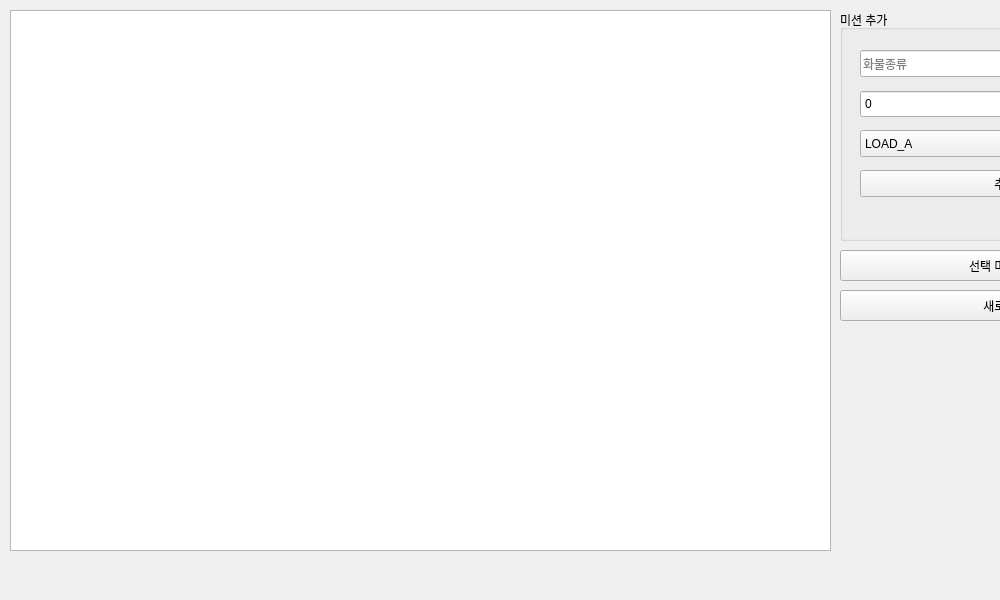
<?xml version="1.0" encoding="UTF-8"?>
<ui version="4.0">
 <class>Form</class>
 <widget class="QWidget" name="Form">
  <property name="geometry">
   <rect>
    <x>0</x>
    <y>0</y>
    <width>1000</width>
    <height>600</height>
   </rect>
  </property>
  <property name="windowTitle">
   <string>Mission Management</string>
  </property>
  <widget class="QTableWidget" name="tablewidget">
   <property name="geometry">
    <rect>
     <x>10</x>
     <y>10</y>
     <width>821</width>
     <height>541</height>
    </rect>
   </property>
  </widget>
  <widget class="QGroupBox" name="groupbox_add_mission">
   <property name="geometry">
    <rect>
     <x>840</x>
     <y>10</y>
     <width>331</width>
     <height>231</height>
    </rect>
   </property>
   <property name="title">
    <string>미션 추가</string>
   </property>
   <widget class="QLineEdit" name="lineedit_type">
    <property name="geometry">
     <rect>
      <x>20</x>
      <y>40</y>
      <width>291</width>
      <height>27</height>
     </rect>
    </property>
    <property name="text">
     <string/>
    </property>
    <property name="placeholderText">
     <string>화물종류</string>
    </property>
   </widget>
   <widget class="QSpinBox" name="spinBox">
    <property name="geometry">
     <rect>
      <x>20</x>
      <y>80</y>
      <width>291</width>
      <height>28</height>
     </rect>
    </property>
   </widget>
   <widget class="QComboBox" name="combobox_source">
    <property name="geometry">
     <rect>
      <x>20</x>
      <y>120</y>
      <width>291</width>
      <height>27</height>
     </rect>
    </property>
    <item>
     <property name="text">
      <string>LOAD_A</string>
     </property>
    </item>
    <item>
     <property name="text">
      <string>LOAD_B</string>
     </property>
    </item>
   </widget>
   <widget class="QPushButton" name="pushbutton_add">
    <property name="geometry">
     <rect>
      <x>20</x>
      <y>160</y>
      <width>291</width>
      <height>27</height>
     </rect>
    </property>
    <property name="text">
     <string>추가</string>
    </property>
   </widget>
  </widget>
  <widget class="QPushButton" name="pushbutton_delete">
   <property name="geometry">
    <rect>
     <x>840</x>
     <y>250</y>
     <width>331</width>
     <height>31</height>
    </rect>
   </property>
   <property name="text">
    <string>선택 미션 삭제</string>
   </property>
  </widget>
  <widget class="QPushButton" name="pushbutton_refresh">
   <property name="geometry">
    <rect>
     <x>840</x>
     <y>290</y>
     <width>331</width>
     <height>31</height>
    </rect>
   </property>
   <property name="text">
    <string>새로고침</string>
   </property>
  </widget>
 </widget>
 <resources/>
 <connections/>
</ui> 
